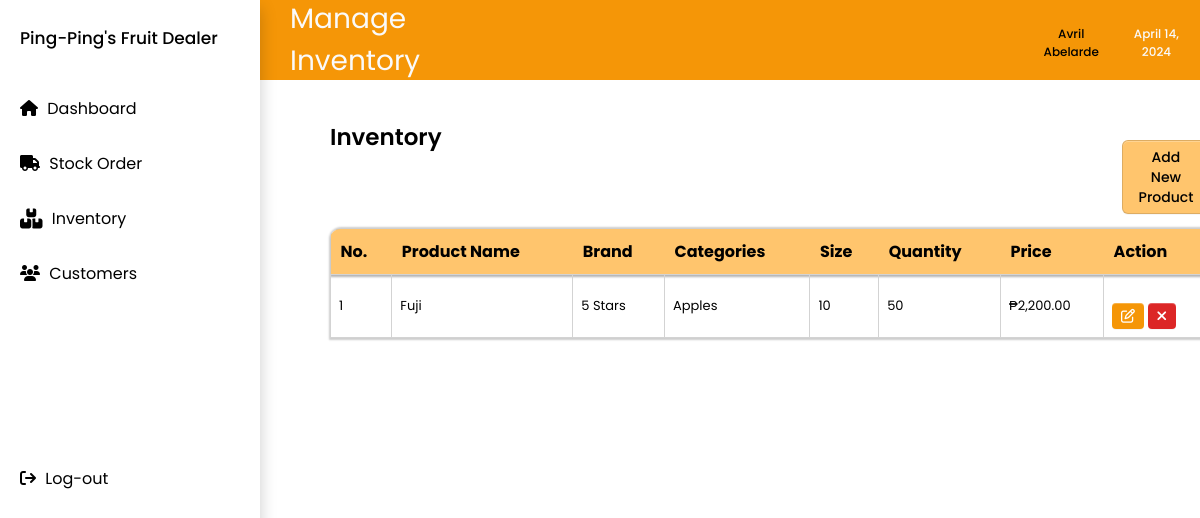
The app's page /cashier/cashier_inventory.php, older data.
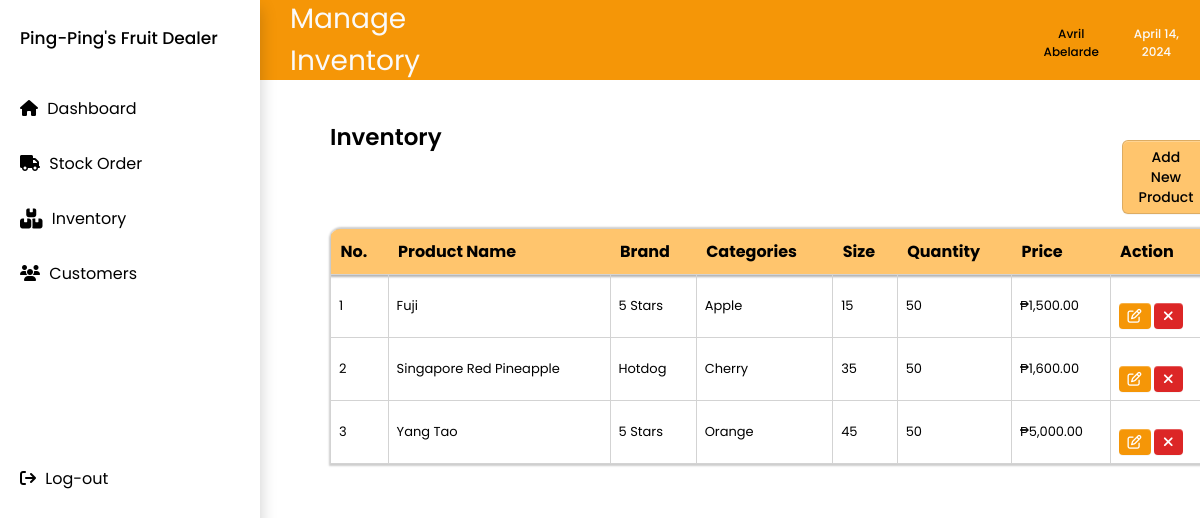
The same page, newer data.
### tables this page shows
CREATE TABLE `inventory` (
  `inventory_id` int(50) UNSIGNED NOT NULL,
  `product_name` varchar(50) NOT NULL,
  `brand_name` varchar(50) NOT NULL,
  `category` varchar(50) NOT NULL,
  `size` int(50) NOT NULL,
  `order_quantity` int(50) NOT NULL,
  `price` decimal(10,0) NOT NULL
);

### cashier/cashier_inventory.php (the view, shortened to what this page needs)
<?php
include 'cashier/cashier_nav.php';
$conn = new mysqli(DB_HOST, DB_USER, DB_PASS, DB_NAME);
$sql = "SELECT * FROM inventory";
$result = $conn->query($sql);
?>
<!DOCTYPE html>
<html lang="en">
<head>
    <link rel="stylesheet" href="css/main.css">
    <link rel="stylesheet" href="css/inventory.css">
</head>
<body>
    <div class="top-nav">
        <h1>Manage Inventory</h1>
        <div class="user_and_date">
            <div class="dropdown">
                <div class="username">Avril Abelarde</div>
            </div>
            <div class="date">April 14, 2024</div>
        </div>
    </div>
    <div class="group_names">
        <div class="group_content">
            <div class="title_and_button">
                <h2>Inventory</h2>
                <button type="button" onclick="location.href='cashier/cashier_addprod.php'">Add New Product</button>
            </div>
            <table class="group_table">
                <thead>
                    <tr>
                        <th class="border-top-left">No.</th>
                        <th>Product Name</th>
                        <th>Brand</th>
                        <th>Categories</th>
                        <th>Size</th>
                        <th>Quantity</th>
                        <th>Price</th>
                        <th class="border-top-right">Action</th>
                    </tr>
                </thead>
                <tbody>
                    <?php
                    if ($result->num_rows > 0) {
                        while($row = $result->fetch_assoc()) {
                            echo "<tr>";
                            echo "<td>" . $row["inventory_id"] . "</td>";
                            echo "<td>" . $row["product_name"] . "</td>";
                            echo "<td>" . $row["brand_name"] . "</td>";
                            echo "<td>" . $row["category"] . "</td>";
                            echo "<td>" . $row["size"] . "</td>";
                            echo "<td>" . $row["order_quantity"] . "</td>";
                            echo "<td>₱" . number_format($row["price"], 2) . "</td>";
                            echo "<td>
                            <button onclick=\"window.location.href='cashier/editprod_cashier.php?id=" . $row["inventory_id"] . "'\" style=\"margin-right: 0px; padding: 3px 9px; font-weight: bold; border-radius: 4px; background-color: #F59607; color: #ffffff; border: none;\">
                                <i class=\"fa-regular fa-pen-to-square\" style=\"color: #ffffff;\"></i>
                            </button>
                            <button onclick=\"deleteProduct(" . $row["inventory_id"] . ")\" style=\"margin-right: 0px; padding: 3px 9px; font-weight: bold; border-radius: 4px; background-color: #DC2626; color: #ffffff; border: none;\">
                                <i class=\"fa-solid fa-xmark\" style=\"color: #ffffff;\"></i>
                            </button>
                            </td>";
                            echo "</tr>";
                        }
                    } else {
                        echo "<tr><td colspan='8'>No records found</td></tr>";
                    }
                    ?>
                </tbody>
            </table>
        </div>
    </div>
</body>
</html>

Row changes from the older to the newer data that the page shows:
changed inventory "Fuji": category "Apples" → "Apple"; size "10" → "15"; price "2,200.00" → "1,500.00"
added inventory: inventory_id "2", product_name "Singapore Red Pineapple", brand_name "Hotdog", category "Cherry", size "35", order_quantity "50", price "1,600.00"
added inventory: inventory_id "3", product_name "Yang Tao", brand_name "5 Stars", category "Orange", size "45", order_quantity "50", price "5,000.00"
